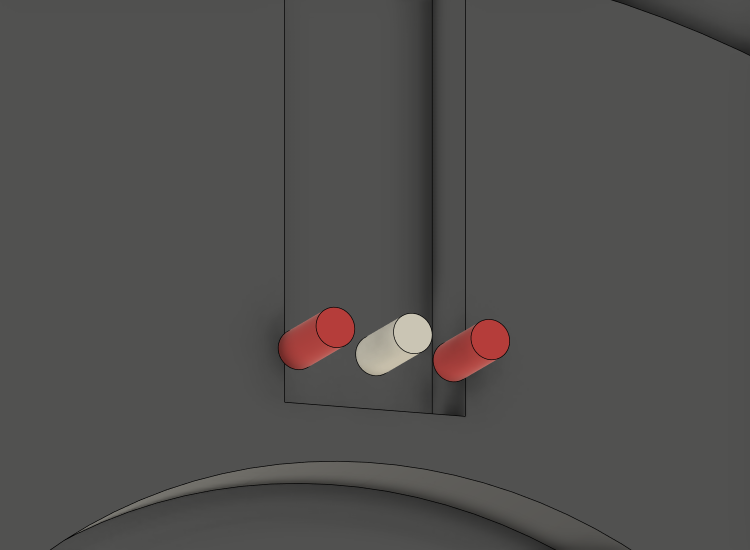
#> input picture robot_cad_v2/manufacturing/explain/lead_groove_renders/pins_before.png, 1500 x 1100 px (shown at 1/2 size)
$ python hip_plate_lead_groove.py
#> lines starting #> are read from the running program, lines starting #| are printed output that depends on the picture
"""Hip plate lead groove 7 -> 12 mm wide (10-29): the AKE60's three phase pins (Ø1.5 x 4, r 25 on the lead direction,
3 mm apart, tips on the Ø80 boss face Z 9.5) sat on the edges of the 7 mm groove, leaving no room to solder and
lead the wires off.  Renders from the motor side (lead_groove_renders/, Fusion), a section across the groove through
the pins and one along it.  Explanatory figure, not a manufacturing drawing.  Dimensions in the quote part frame
(Z = 0 outer hub face, 9.5 inner boss face); pin data measured on the AKE60 STEP in the assembly.

    python hip_plate_lead_groove.py [OUT.png]
"""
import pathlib
import sys

import matplotlib
matplotlib.use('Agg')
import matplotlib.pyplot as plt
from matplotlib.patches import FancyBboxPatch, Polygon, Rectangle

HERE = pathlib.Path(__file__).resolve().parent
plt.rcParams['font.family'] = 'Malgun Gothic'
plt.rcParams['axes.unicode_minus'] = False
RED, GREEN, GREY, PIN = '#d62728', '#2a9d3c', '#c9ced6', '#d9d4c4'
PINS = (-3.0, 0.0, 3.0)
PIN_R, PIN_L, R_PIN = 0.75, 4.0, 25.0
FLOOR, BOSS, WEB_IN = 6.0, 9.5, 8.0
G0, G1 = 23.0, 41.0


def render(ax, path, title, colour, notes):
#> called with title = '① 고치기 전 — 모터 쪽에서 본 모습 (홈 폭 7)', colour = '#d62728'
    ax.imshow(plt.imread(path)[250:1000, 250:1300])
    ax.set_axis_off()
    ax.set_title(title, fontsize=14, weight='bold', color=colour)
    for txt, xy, xyt, c in notes:
        ax.annotate(txt, (xy[0] - 250, xy[1] - 250), (xyt[0] - 250, xyt[1] - 250), fontsize=12, color=c, weight='bold',
                    ha='center', va='center', bbox=dict(fc='white', ec=c, alpha=0.92, boxstyle='round,pad=0.35'),
                    arrowprops=dict(arrowstyle='->', color=c, lw=2.0) if xy != xyt else None)
#> call 2 of render, with title = '① 고친 뒤 — 같은 시점 (홈 폭 12)', colour = '#2a9d3c'
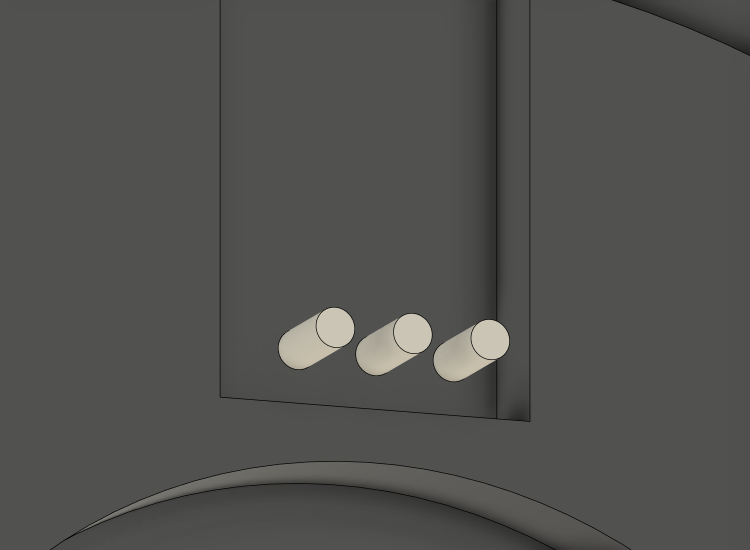
#> input picture robot_cad_v2/manufacturing/explain/lead_groove_renders/pins_after.png, 1500 x 1100 px (shown at 1/2 size)


def across(ax, width, colour, title):
    """Section across the groove at r 25, looking outward along the groove (pins in section)."""
#> called with width = 7, colour = '#d62728', title = '② 고치기 전 — 핀을 지나며 홈을 가로지른 단면'
    h = width / 2
    plate = [(-11, 3.0), (11, 3.0), (11, BOSS), (h, BOSS), (h, FLOOR), (-h, FLOOR), (-h, BOSS), (-11, BOSS)]
    ax.add_patch(Polygon(plate, closed=True, fc=GREY, ec='k', lw=1.2))
    ax.text(-8.5, 4.5, '판 (hip plate)', fontsize=10, ha='center')
    ax.add_patch(Rectangle((-11, BOSS + PIN_L), 22, 1.5, fc='#e8e2d0', ec='0.4', lw=0.8, hatch='///'))
    ax.text(0, BOSS + PIN_L + 0.75, '모터 고정자 앞면 (핀이 나오는 면)', fontsize=10, ha='center', va='center')
    for a in PINS:
        hit = abs(a) + PIN_R > h
        ax.add_patch(Rectangle((a - PIN_R, BOSS), 2 * PIN_R, PIN_L, fc=RED if hit else PIN, ec='k', lw=1.0))
    ax.text(0, BOSS + 2.0, '3상 핀\nØ1.5', fontsize=9, ha='center', va='center')
    ax.annotate('', (-h, FLOOR - 0.6), (h, FLOOR - 0.6), arrowprops=dict(arrowstyle='<->', color=colour, lw=1.4,
                                                                         shrinkA=0, shrinkB=0))
    ax.text(0, FLOOR - 1.3, '홈 폭 %.0f' % width, color=colour, fontsize=12, weight='bold', ha='center', va='center')
    if h < 3 + PIN_R:
        ax.annotate('바깥 핀이 홈 가장자리\n판 면에 걸침 (0.25 mm씩)', (3.6, BOSS), (7.0, 12.2), fontsize=11, color=RED,
                    weight='bold', ha='center', arrowprops=dict(arrowstyle='->', color=RED, lw=1.6))
    else:
        ax.annotate('', (3 + PIN_R, BOSS - 0.6), (h, BOSS - 0.6),
                    arrowprops=dict(arrowstyle='<->', color=colour, lw=1.4, shrinkA=0, shrinkB=0))
        ax.text((3 + PIN_R + h) / 2, BOSS - 1.3, '%.2f' % (h - 3 - PIN_R), color=colour, fontsize=11.5, weight='bold',
                ha='center')
        ax.text(0, 7.3, '핀 아래 3.5 mm, 양옆 %.2f mm 빈 공간\n→ 납땜·선 굽힘 자리' % (h - 3 - PIN_R), color=colour,
                fontsize=11, weight='bold', ha='center', va='center')
    ax.set_xlim(-11.5, 11.5); ax.set_ylim(2.0, 16.0); ax.set_aspect('equal')
    ax.set_xlabel('홈을 가로지르는 방향 [mm] (0 = 홈 중심)', fontsize=10)
    ax.set_ylabel('Z [mm] (판 바깥 0 → 안쪽 9.5)', fontsize=10)
    ax.set_title(title, fontsize=13, weight='bold', color=colour)
    ax.grid(alpha=0.25); ax.tick_params(labelsize=9)


def along(ax):
    """Section along the groove axis (after): pocket, 2 mm wall, groove, pin, stator front, bell rim, wire path."""
    plate = [(15, 0.0), (26, 0.0), (26, 3.0), (46, 3.0), (46, WEB_IN), (G1, WEB_IN), (G1, FLOOR), (G0, FLOOR),
             (G0, BOSS), (21.006, BOSS), (21.006, 5.5), (15, 5.5)]
    ax.add_patch(Polygon(plate, closed=True, fc=GREY, ec='k', lw=1.2))
    ax.add_patch(Rectangle((20.3, BOSS + PIN_L), 10.45, 1.5, fc='#e8e2d0', ec='0.4', lw=0.8, hatch='///'))
    ax.text(25.5, BOSS + PIN_L + 0.75, '고정자 앞면', fontsize=9.5, ha='center', va='center')
    ax.add_patch(Rectangle((R_PIN - PIN_R, BOSS), 2 * PIN_R, PIN_L, fc=PIN, ec='k', lw=1.0))
    ax.add_patch(Rectangle((33.0, BOSS + 3.5), 1.5, 3.0, fc='#9aa0aa', ec='0.3', lw=0.8))
    ax.text(35.0, BOSS + 5.4, '모터 로터 캔\n(돌아감)', fontsize=9, ha='left', va='center')
    ax.add_patch(Rectangle((40.02, WEB_IN), 2.4, 7.0, fc='none', ec='#3a78c2', lw=1.2, ls='--'))
    ax.text(41.2, WEB_IN + 7.3, '드라이버 컵 벽(점선)\n이 방향엔 폭 9 슬롯', fontsize=9, ha='center', va='bottom',
            color='#3a78c2')
    path = [(R_PIN, BOSS + 0.1), (R_PIN + 0.3, 7.6), (27.5, 6.9), (37.0, 6.9), (38.3, 7.8), (38.6, BOSS + 2.0),
            (38.6, BOSS + 5.4)]
    xs, ys = zip(*path)
    ax.plot(xs, ys, color='#e07b00', lw=3.2, solid_capstyle='round')
    ax.annotate('납땜한 상 선: 홈 바닥을 따라 바깥으로 →\n캔 바깥(r 35~40)에서 위로 → 드라이버', (32.0, 6.9), (31.0, 1.4),
                fontsize=10.5, color='#e07b00', weight='bold', ha='center', arrowprops=dict(arrowstyle='->', color='#e07b00'))
    ax.annotate('', (21.006, BOSS + 0.6), (G0, BOSS + 0.6), arrowprops=dict(arrowstyle='<->', lw=1.2, shrinkA=0, shrinkB=0))
    ax.text(22.0, BOSS + 1.2, '2.0', fontsize=10, ha='center')
    ax.annotate('', (G0, FLOOR + 0.5), (R_PIN - PIN_R, FLOOR + 0.5), arrowprops=dict(arrowstyle='<->', lw=1.2,
                                                                                  shrinkA=0, shrinkB=0))
    ax.text(23.6, FLOOR + 0.9, '1.25', fontsize=10, ha='center')
    ax.plot([G0, 40.0], [BOSS, BOSS], color='0.35', lw=1.0, ls=':')
    ax.text(31.5, BOSS + 0.35, 'Ø80 보스 면 높이 (홈 양옆, 핀 끝과 같은 높이)', fontsize=9, ha='center', color='0.3')
    ax.annotate('', (29.0, FLOOR), (29.0, BOSS), arrowprops=dict(arrowstyle='<->', lw=1.2, shrinkA=0, shrinkB=0))
    ax.text(29.3, 8.3, '깊이 3.5', fontsize=10, ha='left', va='center')
    ax.text(17.5, 7.4, 'Ø42 포켓\n(모터 고정링)', fontsize=9.5, ha='center')
    ax.text(32.0, 4.4, '판', fontsize=10, ha='center')
    ax.set_xlim(14, 47); ax.set_ylim(0, 19.5); ax.set_aspect('equal')
    ax.set_xlabel('hip 축에서 반경 [mm] (홈 방향)', fontsize=10)
    ax.set_ylabel('Z [mm]', fontsize=10)
    ax.set_title('③ 고친 뒤 — 홈 방향 단면: 선이 빠지는 길 (홈 반경 23~41, 바닥 Z 6)', fontsize=13, weight='bold',
                 color=GREEN)
    ax.grid(alpha=0.25); ax.tick_params(labelsize=9)


def main():
    out = sys.argv[1] if len(sys.argv) > 1 else HERE / 'hip_plate_lead_groove.png'
    rd = HERE / 'lead_groove_renders'
    fig = plt.figure(figsize=(18, 21))
    fig.text(0.5, 0.995, 'hip 판 리드선 홈 폭 7 → 12 mm: 모터 3상 핀이 판에 닿지 않고 선 뺄 자리가 생김', ha='center',
             va='top', fontsize=20, weight='bold')
    fig.text(0.5, 0.977, '왼쪽 판(오른쪽 판은 거울상). 핀 3개 Ø1.5 × 4 mm, 간격 3 mm, 반경 25 — 핀 끝이 판 안쪽 면(Ø80 보스 면)'
             '에 닿는 높이까지 나와 있음', ha='center', va='top', fontsize=13)
    a = fig.add_axes([0.02, 0.62, 0.47, 0.33])
    render(a, rd / 'pins_before.png', '① 고치기 전 — 모터 쪽에서 본 모습 (홈 폭 7)', RED,
           [('바깥 핀 2개가\n홈 가장자리 판 면에 닿음', (630, 690), (420, 430), RED),
            ('', (950, 700), (420, 430), RED),
            ('리드선 홈 (폭 7)', (750, 400), (750, 400), 'k')])
    a = fig.add_axes([0.51, 0.62, 0.47, 0.33])
    render(a, rd / 'pins_after.png', '① 고친 뒤 — 같은 시점 (홈 폭 12)', GREEN,
           [('세 핀 모두 홈 안에 떠 있음\n(판과 최소 1.25 mm)', (790, 690), (720, 430), GREEN),
            ('리드선 홈 (폭 12)', (560, 300), (560, 300), 'k')])
    across(fig.add_axes([0.05, 0.37, 0.42, 0.23]), 7.0, RED, '② 고치기 전 — 핀을 지나며 홈을 가로지른 단면')
    across(fig.add_axes([0.54, 0.37, 0.42, 0.23]), 12.0, GREEN, '② 고친 뒤 — 같은 단면')
    along(fig.add_axes([0.06, 0.04, 0.6, 0.27]))
    fig.text(0.70, 0.31, '바뀐 것 / 그대로인 것', fontsize=15, weight='bold')
    fig.text(0.70, 0.30,
             '· 홈 폭만 7 → 12 mm (반경 23~41, 바닥 Z 6 그대로)\n'
             '· 핀–판 최소 간격 0 → 1.25 mm\n'
             '  (옆벽까지 2.25, 홈 안쪽 끝까지 1.25)\n'
             '· 판 1장 -0.31 cm³ (약 -0.8 g)\n'
             '· Ø42 포켓 옆 살 2.0 mm, 다른 살도\n'
             '  1.5 mm 미만 없음 (wall_check)\n'
             '· 구멍 21개 위치·지름 그대로\n'
             '· 드라이버 컵의 리드선 슬롯(폭 9)과\n'
             '  같은 방향이라 선이 컵 안으로 이어짐\n'
             '· Ø80 등록 보스가 끊기는 길이만 7 → 12 mm\n'
             '  (둘레의 5 %, 컵 맞춤에 영향 없음)',
             fontsize=12, va='top', linespacing=1.6)
    fig.savefig(out, dpi=90, bbox_inches='tight')
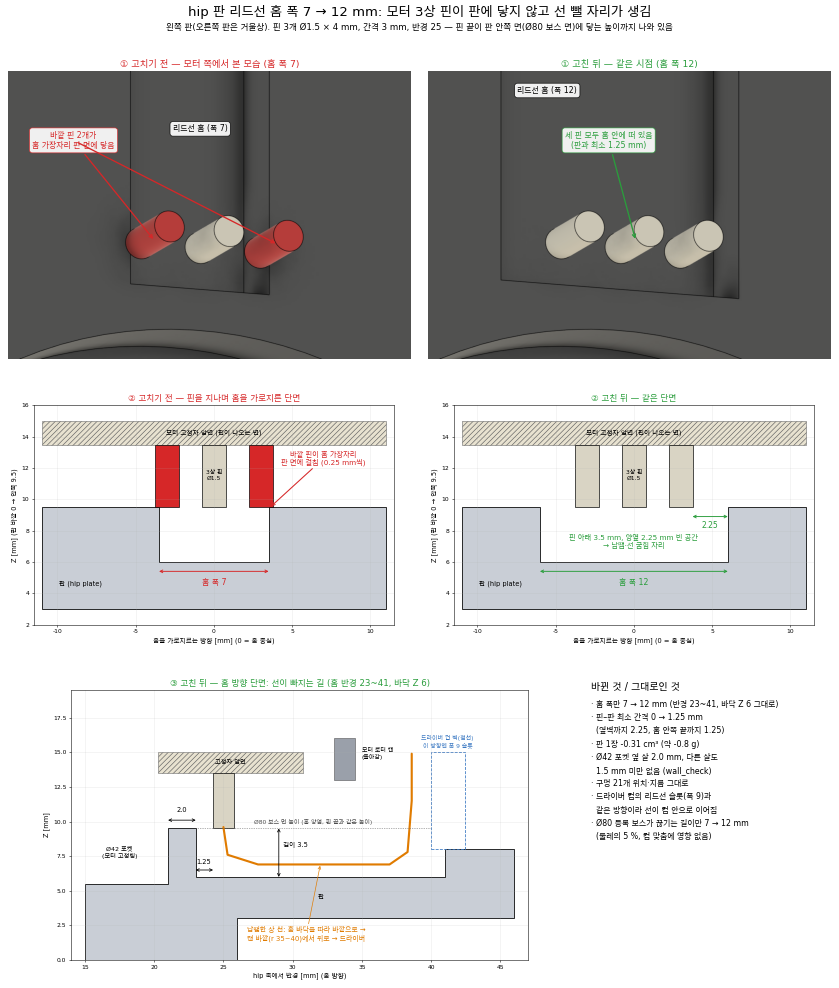
#> figure drawn by matplotlib, 5 panels
    print('wrote', out)


if __name__ == '__main__':
    main()
